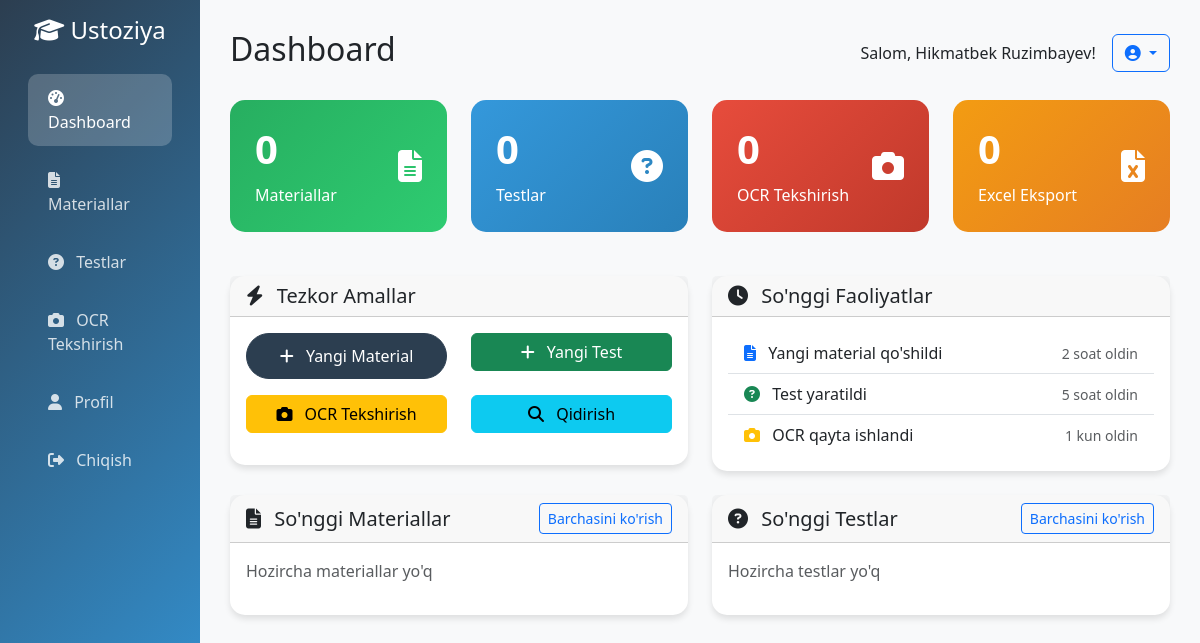
The app's page /dashboard/ (signed in), older data.
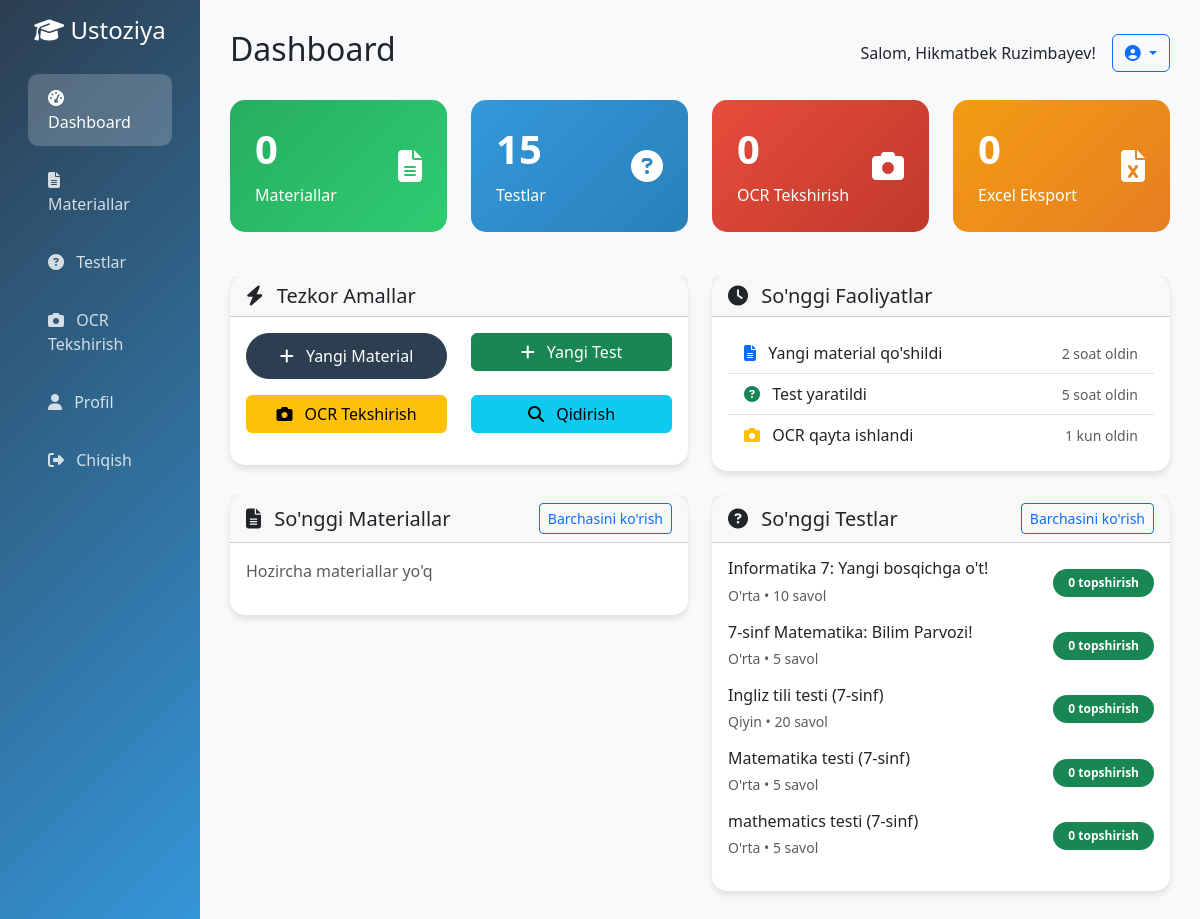
The same page, newer data.
### accounts/models.py (models this page shows, shortened)
class User(AbstractUser):
    ROLE_CHOICES = [
        ('teacher', 'O\'qituvchi'),
        ('admin', 'Administrator'),
    ]
    SUBJECT_CHOICES = [
        ('mathematics', 'Matematika'),
        ('physics', 'Fizika'),
        ('chemistry', 'Kimyo'),
        ('biology', 'Biologiya'),
        ('geography', 'Geografiya'),
        ('history', 'Tarix'),
        ('literature', 'Adabiyot'),
        ('language', 'Til va adabiyot'),
        ('english', 'Ingliz tili'),
        ('russian', 'Rus tili'),
        ('computer_science', 'Informatika'),
        ('art', 'San\'at'),
        ('physical_education', 'Jismoniy tarbiya'),
        ('other', 'Boshqa'),
    ]
    role = models.CharField(
        max_length=20,
        choices=ROLE_CHOICES,
        default='teacher',
        verbose_name='Rol'
    )
    subject = models.CharField(
        max_length=50,
        choices=SUBJECT_CHOICES,
        verbose_name='Fan'
    )
    school = models.CharField(
        max_length=200,
        verbose_name='Maktab'
    )
    phone = models.CharField(
        max_length=20,
        blank=True,
        null=True,
        verbose_name='Telefon raqami'
    )
    avatar = models.ImageField(
        upload_to='avatars/',
        blank=True,
        null=True,
        verbose_name='Avatar'
    )
    bio = models.TextField(
        blank=True,
        null=True,
        verbose_name='Biografiya'
    )
    is_verified = models.BooleanField(
        default=False,
        verbose_name='Tasdiqlangan'
    )
    created_at = models.DateTimeField(
        auto_now_add=True,
        verbose_name='Yaratilgan vaqt'
    )
    updated_at = models.DateTimeField(
        auto_now=True,
        verbose_name='Yangilangan vaqt'
    )
    class Meta:
        verbose_name = 'Foydalanuvchi'
        verbose_name_plural = 'Foydalanuvchilar'
        ordering = ['-created_at']
    def get_full_name(self):
        if self.first_name and self.last_name:
            return f"{self.first_name} {self.last_name}"
        return self.username

### tests/models.py (models this page shows, shortened)
class Test(models.Model):
    DIFFICULTY_CHOICES = [
        ('easy', 'Oson'),
        ('medium', 'O\'rta'),
        ('hard', 'Qiyin'),
    ]
    title = models.CharField(max_length=200, verbose_name='Test sarlavhasi')
    description = models.TextField(verbose_name='Test tavsifi')
    category = models.ForeignKey(
        TestCategory,
        on_delete=models.CASCADE,
        related_name='tests',
        verbose_name='Kategoriya'
    )
    author = models.ForeignKey(
        User,
        on_delete=models.CASCADE,
        related_name='tests',
        verbose_name='Muallif'
    )
    difficulty = models.CharField(
        max_length=10,
        choices=DIFFICULTY_CHOICES,
        default='medium',
        verbose_name='Qiyinlik darajasi'
    )
    grade_level = models.CharField(
        max_length=50,
        verbose_name='Sinf darajasi'
    )
    subject = models.CharField(
        max_length=50,
        verbose_name='Fan'
    )
    time_limit = models.PositiveIntegerField(
        default=60,
        verbose_name='Vaqt chegarasi (daqiqa)'
    )
    total_questions = models.PositiveIntegerField(
        default=0,
        verbose_name='Jami savollar soni'
    )
    total_points = models.PositiveIntegerField(
        default=0,
        verbose_name='Jami ball'
    )
    is_public = models.BooleanField(
        default=True,
        verbose_name='Umumiy foydalanish'
    )
    is_active = models.BooleanField(
        default=True,
        verbose_name='Faol'
    )
    created_at = models.DateTimeField(
        auto_now_add=True,
        verbose_name='Yaratilgan vaqt'
    )
    updated_at = models.DateTimeField(
        auto_now=True,
        verbose_name='Yangilangan vaqt'
    )
    class Meta:
        verbose_name = 'Test'
        verbose_name_plural = 'Testlar'
        ordering = ['-created_at']

### ustoziya_platform/views.py (the view)
# urls.py: path('dashboard/', views.dashboard, name='dashboard'),
@login_required
def dashboard(request):
    user = request.user
    materials_count = Material.objects.filter(author=user).count()
    tests_count = Test.objects.filter(author=user).count()
    ocr_count = OCRProcessing.objects.filter(user=user).count()
    recent_materials = Material.objects.filter(author=user).order_by('-created_at')[:5]
    recent_tests = Test.objects.filter(is_public=True, is_active=True).order_by('-created_at')[:5]
    context = {
        'stats': {
            'materials_count': materials_count,
            'tests_count': tests_count,
            'ocr_count': ocr_count,
            'excel_count': 0,  # Hozircha
        },
        'recent_materials': recent_materials,
        'recent_tests': recent_tests,
    }
    return render(request, 'dashboard.html', context)

### templates/dashboard.html (shortened to what this page needs)
{% extends 'base.html' %}
{% block page_title %}Dashboard{% endblock %}
{% block content %}
<div class="row">
    <div class="col-md-3 mb-4">
        <div class="stats-card">
            <div class="d-flex justify-content-between align-items-center">
                <div>
                    <h3>{{ stats.materials_count|default:0 }}</h3>
                    <p class="mb-0">Materiallar</p>
                </div>
                <i class="fas fa-file-alt fa-2x"></i>
            </div>
        </div>
    </div>
    <div class="col-md-3 mb-4">
        <div class="stats-card" style="background: linear-gradient(135deg, #3498db, #2980b9);">
            <div class="d-flex justify-content-between align-items-center">
                <div>
                    <h3>{{ stats.tests_count|default:0 }}</h3>
                    <p class="mb-0">Testlar</p>
                </div>
                <i class="fas fa-question-circle fa-2x"></i>
            </div>
        </div>
    </div>
    <div class="col-md-3 mb-4">
        <div class="stats-card" style="background: linear-gradient(135deg, #e74c3c, #c0392b);">
            <div class="d-flex justify-content-between align-items-center">
                <div>
                    <h3>{{ stats.ocr_count|default:0 }}</h3>
                    <p class="mb-0">OCR Tekshirish</p>
                </div>
                <i class="fas fa-camera fa-2x"></i>
            </div>
        </div>
    </div>
    <div class="col-md-3 mb-4">
        <div class="stats-card" style="background: linear-gradient(135deg, #f39c12, #e67e22);">
            <div class="d-flex justify-content-between align-items-center">
                <div>
                    <h3>{{ stats.excel_count|default:0 }}</h3>
                    <p class="mb-0">Excel Eksport</p>
                </div>
                <i class="fas fa-file-excel fa-2x"></i>
            </div>
        </div>
    </div>
</div>
<div class="row">
    <div class="col-md-6 mb-4">
        <div class="card">
            <div class="card-header">
                <h5 class="card-title mb-0">
                    <i class="fas fa-bolt me-2"></i>
                    Tezkor Amallar
                </h5>
            </div>
            <div class="card-body">
                <div class="row">
                    <div class="col-md-6 mb-3">
                        <a href="{% url 'material_create' %}" class="btn btn-primary w-100">
                            <i class="fas fa-plus me-2"></i>
                            Yangi Material
                        </a>
                    </div>
                    <div class="col-md-6 mb-3">
                        <a href="{% url 'test_create' %}" class="btn btn-success w-100">
                            <i class="fas fa-plus me-2"></i>
                            Yangi Test
                        </a>
                    </div>
                    <div class="col-md-6 mb-3">
                        <a href="{% url 'ocr_upload' %}" class="btn btn-warning w-100">
                            <i class="fas fa-camera me-2"></i>
                            OCR Tekshirish
                        </a>
                    </div>
                    <div class="col-md-6 mb-3">
                        <a href="{% url 'materials_list' %}" class="btn btn-info w-100">
                            <i class="fas fa-search me-2"></i>
                            Qidirish
                        </a>
                    </div>
                </div>
            </div>
        </div>
    </div>
    <div class="col-md-6 mb-4">
        <div class="card">
            <div class="card-header">
                <h5 class="card-title mb-0">
                    <i class="fas fa-clock me-2"></i>
                    So'nggi Faoliyatlar
                </h5>
            </div>
            <div class="card-body">
                <div class="list-group list-group-flush">
                    <div class="list-group-item d-flex justify-content-between align-items-center">
                        <div>
                            <i class="fas fa-file-alt text-primary me-2"></i>
                            Yangi material qo'shildi
                        </div>
                        <small class="text-muted">2 soat oldin</small>
                    </div>
                    <div class="list-group-item d-flex justify-content-between align-items-center">
                        <div>
                            <i class="fas fa-question-circle text-success me-2"></i>
                            Test yaratildi
                        </div>
                        <small class="text-muted">5 soat oldin</small>
                    </div>
                    <div class="list-group-item d-flex justify-content-between align-items-center">
                        <div>
                            <i class="fas fa-camera text-warning me-2"></i>
                            OCR qayta ishlandi
                        </div>
                        <small class="text-muted">1 kun oldin</small>
                    </div>
                </div>
            </div>
        </div>
    </div>
</div>
<div class="row">
    <div class="col-md-6 mb-4">
        <div class="card">
            <div class="card-header d-flex justify-content-between align-items-center">
                <h5 class="card-title mb-0">
                    <i class="fas fa-file-alt me-2"></i>
                    So'nggi Materiallar
                </h5>
                <a href="{% url 'materials_list' %}" class="btn btn-sm btn-outline-primary">Barchasini ko'rish</a>
            </div>
            <div class="card-body">
                {% if recent_materials %}
                    {% for material in recent_materials %}
                    <div class="d-flex justify-content-between align-items-center mb-3">
                        <div>
                            <h6 class="mb-1">{{ material.title }}</h6>
                            <small class="text-muted">{{ material.get_material_type_display }}</small>
                        </div>
                        <span class="badge bg-primary">{{ material.download_count }} yuklab olish</span>
                    </div>
                    {% endfor %}
                {% else %}
                    <p class="text-muted">Hozircha materiallar yo'q</p>
                {% endif %}
            </div>
        </div>
    </div>
    <div class="col-md-6 mb-4">
        <div class="card">
            <div class="card-header d-flex justify-content-between align-items-center">
                <h5 class="card-title mb-0">
                    <i class="fas fa-question-circle me-2"></i>
                    So'nggi Testlar
                </h5>
                <a href="{% url 'tests_list' %}" class="btn btn-sm btn-outline-primary">Barchasini ko'rish</a>
            </div>
            <div class="card-body">
                {% if recent_tests %}
                    {% for test in recent_tests %}
                    <div class="d-flex justify-content-between align-items-center mb-3">
                        <div>
                            <h6 class="mb-1">{{ test.title }}</h6>
                            <small class="text-muted">{{ test.get_difficulty_display }} • {{ test.total_questions }} savol</small>
                        </div>
                        <span class="badge bg-success">{{ test.attempts.count }} topshirish</span>
                    </div>
                    {% endfor %}
                {% else %}
                    <p class="text-muted">Hozircha testlar yo'q</p>
                {% endif %}
            </div>
        </div>
    </div>
</div>
{% endblock %}

### templates/base.html (shortened to what this page needs)
<!DOCTYPE html>
<html lang="uz">
<head>
    <link href="https://cdn.jsdelivr.net/npm/bootstrap@5.3.0/dist/css/bootstrap.min.css" rel="stylesheet">
    <link href="https://cdnjs.cloudflare.com/ajax/libs/font-awesome/6.4.0/css/all.min.css" rel="stylesheet">
</head>
<body>
    <div class="container-fluid">
        <div class="row">
            <div class="col-md-3 col-lg-2 sidebar">
                <div class="p-3">
                    <h4 class="text-center mb-4">
                        <i class="fas fa-graduation-cap"></i>
                        Ustoziya
                    </h4>
                    <nav class="nav flex-column">
                        <a class="nav-link {% if request.resolver_match.url_name == 'dashboard' %}active{% endif %}" href="{% url 'dashboard' %}">
                            <i class="fas fa-tachometer-alt me-2"></i>
                            Dashboard
                        </a>
                        <a class="nav-link {% if 'materials' in request.resolver_match.url_name %}active{% endif %}" href="{% url 'materials_list' %}">
                            <i class="fas fa-file-alt me-2"></i>
                            Materiallar
                        </a>
                        <a class="nav-link {% if 'tests' in request.resolver_match.url_name %}active{% endif %}" href="{% url 'tests_list' %}">
                            <i class="fas fa-question-circle me-2"></i>
                            Testlar
                        </a>
                        <a class="nav-link {% if 'ocr' in request.resolver_match.url_name %}active{% endif %}" href="{% url 'ocr_upload' %}">
                            <i class="fas fa-camera me-2"></i>
                            OCR Tekshirish
                        </a>
                        <a class="nav-link" href="{% url 'profile' %}">
                            <i class="fas fa-user me-2"></i>
                            Profil
                        </a>
                        <a class="nav-link" href="{% url 'logout' %}">
                            <i class="fas fa-sign-out-alt me-2"></i>
                            Chiqish
                        </a>
                    </nav>
                </div>
            </div>
            <div class="col-md-9 col-lg-10 main-content">
                <div class="d-flex justify-content-between align-items-center mb-4">
                    <h2>{% block page_title %}Dashboard{% endblock %}</h2>
                    <div class="d-flex align-items-center">
                        <span class="me-3">Salom, {{ user.get_full_name|default:user.username }}!</span>
                        <div class="dropdown">
                            <button class="btn btn-outline-primary dropdown-toggle" type="button" data-bs-toggle="dropdown">
                                <i class="fas fa-user-circle"></i>
                            </button>
                        </div>
                    </div>
                </div>
                {% block content %}{% endblock %}
            </div>
        </div>
    </div>
</body>
</html>

Row changes from the older to the newer data that the page shows:
added Test: title "Informatika 7: Yangi bosqichga o't!", difficulty "O'rta", total_questions "10", attempts.count "0"
added Test: title "7-sinf Matematika: Bilim Parvozi!", difficulty "O'rta", total_questions "5", attempts.count "0"
added Test: title "Ingliz tili testi (7-sinf)", difficulty "Qiyin", total_questions "20", attempts.count "0"
added Test: title "Matematika testi (7-sinf)", difficulty "O'rta", total_questions "5", attempts.count "0"
added Test: title "mathematics testi (7-sinf)", difficulty "O'rta", total_questions "5", attempts.count "0"
Text that changed along with them:
{{ stats.tests_count|default:0 }}: "0" → "15"
text no longer shown: "Hozircha testlar yo'q"
